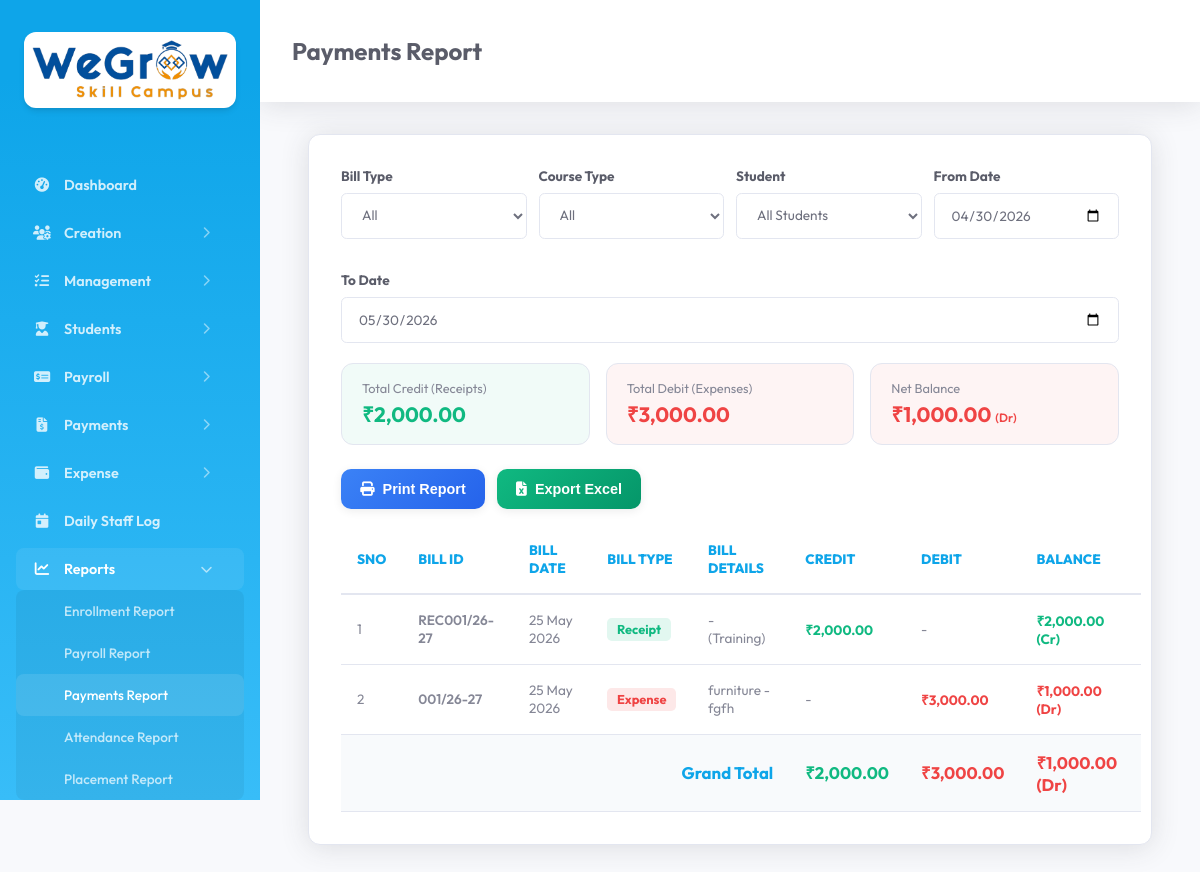
Screenshot of /report_payments.php (signed in) with the database file from the repository.
### tables this page shows
CREATE TABLE `tc_payment` (
  `id` int(11) NOT NULL AUTO_INCREMENT,
  `created_date_time` datetime DEFAULT NULL,
  `updated_date_time` datetime DEFAULT NULL,
  `company_id` mediumtext DEFAULT NULL,
  `payment_id` mediumtext DEFAULT NULL,
  `course_type` mediumtext DEFAULT NULL,
  `payment_date` mediumtext DEFAULT NULL,
  `payment_mode` mediumtext DEFAULT NULL,
  `bank` mediumtext DEFAULT NULL,
  `amount` mediumtext DEFAULT NULL,
  `total_amount` mediumtext DEFAULT NULL,
  `student_id` mediumtext DEFAULT NULL,
  `description` mediumtext DEFAULT NULL,
  `enrollment_id` mediumtext DEFAULT NULL,
  `deleted` int(11) NOT NULL DEFAULT 0,
  PRIMARY KEY (`id`)
);

CREATE TABLE `tc_expense_entry` (
  `id` int(11) NOT NULL AUTO_INCREMENT,
  `created_date_time` datetime DEFAULT NULL,
  `updated_date_time` datetime DEFAULT NULL,
  `company_id` mediumtext DEFAULT NULL,
  `expense_entry_id` mediumtext DEFAULT NULL,
  `expense_category_id` mediumtext DEFAULT NULL,
  `expense_entry_date` mediumtext DEFAULT NULL,
  `payment_mode` mediumtext DEFAULT NULL,
  `bank` mediumtext DEFAULT NULL,
  `amount` mediumtext DEFAULT NULL,
  `total_amount` mediumtext DEFAULT NULL,
  `attachments` mediumtext DEFAULT NULL,
  `deleted` int(11) NOT NULL DEFAULT 0,
  `expense_entry_number` mediumtext DEFAULT NULL,
  `description` mediumtext DEFAULT NULL,
  PRIMARY KEY (`id`)
);

### report_payments.php (the view, shortened to what the rows shown need)
<?php require_once 'common_file.php';
$from_page = 'Payments Report';
$from_date = date('Y-m-d', strtotime('-30 days'));
$to_date = date('Y-m-d');
$bill_type = '';
$course_type = '';
$student_id = '';
$expense_category_id = '';
$payments = $bf->getPaymentReportList($course_type, $student_id, $from_date, $to_date, $bill_type, $expense_category_id);
?>
<!DOCTYPE html>
<html lang="en">
<head>
    <link rel="stylesheet" href="assets/css/style.css">
</head>
<body>
    <?php include 'sidebar.php'; ?>
    <div class="main-content update_content">
        <div class="header">
            <h2><?php if(!empty($from_page)) echo ucfirst($from_page); ?></h2>
        </div>
        <div class="module-section">
            <div id="course_list">
                <table class="responsive table table-bordered" id="payment_report_table">
                    <thead>
                        <tr>
                            <th>Sno</th>
                            <th>Bill ID</th>
                            <th>Bill Date</th>
                            <th>Bill Type</th>
                            <th>Bill Details</th>
                            <th>Credit</th>
                            <th>Debit</th>
                            <th>Balance</th>
                        </tr>
                    </thead>
                    <tbody>
                        <?php
                            $sno = 1;
                            if(!empty($payments)) {
                                foreach ($payments as $p) {
                        ?>
                                    <tr>
                                        <td><?php echo $sno++; ?></td>
                                        <td><span style="font-weight: 600;"><?php echo htmlspecialchars($p['bill_id']); ?></span></td>
                                        <td><?php echo date('d M Y', strtotime($p['bill_date'])); ?></td>
                                        <td>
                                            <span class="<?php echo $p['bill_type'] === 'Receipt' ? 'bill-type-receipt' : 'bill-type-expense'; ?>">
                                                <?php echo $p['bill_type']; ?>
                                            </span>
                                        </td>
                                        <td><?php echo htmlspecialchars($p['bill_details']); ?></td>
                                        <td>
                                            <?php if($p['credit'] > 0) { ?>
                                                <span class="credit-amount">₹<?php echo number_format($p['credit'], 2); ?></span>
                                            <?php } else { echo '-'; } ?>
                                        </td>
                                        <td>
                                            <?php if($p['debit'] > 0) { ?>
                                                <span class="debit-amount">₹<?php echo number_format($p['debit'], 2); ?></span>
                                            <?php } else { echo '-'; } ?>
                                        </td>
                                        <td>
                                            <span class="<?php echo $p['balance'] >= 0 ? 'balance-credit' : 'balance-debit'; ?>">
                                                ₹<?php echo number_format(abs($p['balance']), 2); ?>
                                                <?php echo $p['balance'] >= 0 ? '(Cr)' : '(Dr)'; ?>
                                            </span>
                                        </td>
                                    </tr>
                                <?php } ?>
                            <?php } else { ?>
                                <tr>
                                    <td colspan="8" style="text-align:center; padding: 2rem; color: var(--text-muted);">No records found.</td>
                                </tr>
                        <?php } ?>
                    </tbody>
                </table>
            </div>
        </div>
    </div>
</body>
</html>

### rows the page displays
tc_payment: payment "REC001/26-27", payment_date "25 May 2026", bill_type "Receipt", bill_details "- (Training)", credit "2,000.00", balance "2,000.00", shows "(Cr)"
tc_expense_entry: expense_entry_number "001/26-27", expense_entry_date "25 May 2026", bill_type "Expense", bill_details "furniture - fgfh", debit "3,000.00", balance "1,000.00", shows "(Dr)"

### other values shown
$modules[$page_key] "Dashboard"
$item['title'] "Creation"
$item['title'] "Management"
$item['title'] "Students"
$item['title'] "Payroll"
$item['title'] "Payments"
$item['title'] "Expense"
$modules[$page_key] "Daily Staff Log"
$item['title'] "Reports"
$modules[$page_key] "Enrollment Report"
$modules[$page_key] "Payroll Report"
$modules[$page_key] "Payments Report"
$modules[$page_key] "Attendance Report"
$modules[$page_key] "Placement Report"
$from_page "Payments Report"
